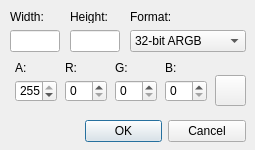
<?xml version="1.0" encoding="UTF-8"?>
<ui version="4.0">
 <class>DialogSingleColor</class>
 <widget class="QDialog" name="DialogSingleColor">
  <property name="geometry">
   <rect>
    <x>0</x>
    <y>0</y>
    <width>255</width>
    <height>150</height>
   </rect>
  </property>
  <property name="windowTitle">
   <string>Single Color Image</string>
  </property>
  <widget class="QDialogButtonBox" name="okCancelButtonBox">
   <property name="geometry">
    <rect>
     <x>85</x>
     <y>115</y>
     <width>161</width>
     <height>32</height>
    </rect>
   </property>
   <property name="orientation">
    <enum>Qt::Horizontal</enum>
   </property>
   <property name="standardButtons">
    <set>QDialogButtonBox::Cancel|QDialogButtonBox::Ok</set>
   </property>
  </widget>
  <widget class="QLineEdit" name="widthLineEdit">
   <property name="geometry">
    <rect>
     <x>10</x>
     <y>30</y>
     <width>50</width>
     <height>22</height>
    </rect>
   </property>
  </widget>
  <widget class="QLabel" name="widthLabel">
   <property name="geometry">
    <rect>
     <x>10</x>
     <y>10</y>
     <width>47</width>
     <height>13</height>
    </rect>
   </property>
   <property name="text">
    <string>Width:</string>
   </property>
  </widget>
  <widget class="QLabel" name="heightLabel">
   <property name="geometry">
    <rect>
     <x>70</x>
     <y>10</y>
     <width>47</width>
     <height>13</height>
    </rect>
   </property>
   <property name="text">
    <string>Height:</string>
   </property>
  </widget>
  <widget class="QLineEdit" name="heightLineEdit">
   <property name="geometry">
    <rect>
     <x>70</x>
     <y>30</y>
     <width>50</width>
     <height>22</height>
    </rect>
   </property>
  </widget>
  <widget class="QComboBox" name="formatComboBox">
   <property name="geometry">
    <rect>
     <x>130</x>
     <y>30</y>
     <width>116</width>
     <height>22</height>
    </rect>
   </property>
   <item>
    <property name="text">
     <string>32-bit ARGB</string>
    </property>
   </item>
   <item>
    <property name="text">
     <string>24-bit RGB</string>
    </property>
   </item>
   <item>
    <property name="text">
     <string>8-bit Grayscale</string>
    </property>
   </item>
  </widget>
  <widget class="QLabel" name="formatLabel">
   <property name="geometry">
    <rect>
     <x>130</x>
     <y>10</y>
     <width>47</width>
     <height>13</height>
    </rect>
   </property>
   <property name="text">
    <string>Format:</string>
   </property>
  </widget>
  <widget class="QLabel" name="aLabel">
   <property name="geometry">
    <rect>
     <x>15</x>
     <y>60</y>
     <width>16</width>
     <height>16</height>
    </rect>
   </property>
   <property name="text">
    <string>A:</string>
   </property>
  </widget>
  <widget class="QLabel" name="rLabel">
   <property name="geometry">
    <rect>
     <x>65</x>
     <y>60</y>
     <width>16</width>
     <height>16</height>
    </rect>
   </property>
   <property name="text">
    <string>R:</string>
   </property>
  </widget>
  <widget class="QLabel" name="gLabel">
   <property name="geometry">
    <rect>
     <x>115</x>
     <y>60</y>
     <width>16</width>
     <height>16</height>
    </rect>
   </property>
   <property name="text">
    <string>G:</string>
   </property>
  </widget>
  <widget class="QLabel" name="bLabel">
   <property name="geometry">
    <rect>
     <x>165</x>
     <y>60</y>
     <width>16</width>
     <height>16</height>
    </rect>
   </property>
   <property name="text">
    <string>B:</string>
   </property>
  </widget>
  <widget class="QPushButton" name="colorDialogButton">
   <property name="geometry">
    <rect>
     <x>215</x>
     <y>75</y>
     <width>31</width>
     <height>31</height>
    </rect>
   </property>
   <property name="styleSheet">
    <string notr="true">qproperty-icon: url(:/img/color-picker.png);</string>
   </property>
   <property name="text">
    <string/>
   </property>
   <property name="iconSize">
    <size>
     <width>32</width>
     <height>32</height>
    </size>
   </property>
  </widget>
  <widget class="QSpinBox" name="aSpinBox">
   <property name="geometry">
    <rect>
     <x>15</x>
     <y>80</y>
     <width>42</width>
     <height>22</height>
    </rect>
   </property>
   <property name="maximum">
    <number>255</number>
   </property>
   <property name="value">
    <number>255</number>
   </property>
  </widget>
  <widget class="QSpinBox" name="rSpinBox">
   <property name="geometry">
    <rect>
     <x>65</x>
     <y>80</y>
     <width>42</width>
     <height>22</height>
    </rect>
   </property>
   <property name="maximum">
    <number>255</number>
   </property>
   <property name="value">
    <number>0</number>
   </property>
  </widget>
  <widget class="QSpinBox" name="gSpinBox">
   <property name="geometry">
    <rect>
     <x>115</x>
     <y>80</y>
     <width>42</width>
     <height>22</height>
    </rect>
   </property>
   <property name="maximum">
    <number>255</number>
   </property>
   <property name="value">
    <number>0</number>
   </property>
  </widget>
  <widget class="QSpinBox" name="bSpinBox">
   <property name="geometry">
    <rect>
     <x>165</x>
     <y>80</y>
     <width>42</width>
     <height>22</height>
    </rect>
   </property>
   <property name="maximum">
    <number>255</number>
   </property>
   <property name="value">
    <number>0</number>
   </property>
  </widget>
 </widget>
 <resources/>
 <connections>
  <connection>
   <sender>okCancelButtonBox</sender>
   <signal>accepted()</signal>
   <receiver>DialogSingleColor</receiver>
   <slot>accept()</slot>
   <hints>
    <hint type="sourcelabel">
     <x>248</x>
     <y>254</y>
    </hint>
    <hint type="destinationlabel">
     <x>157</x>
     <y>274</y>
    </hint>
   </hints>
  </connection>
  <connection>
   <sender>okCancelButtonBox</sender>
   <signal>rejected()</signal>
   <receiver>DialogSingleColor</receiver>
   <slot>reject()</slot>
   <hints>
    <hint type="sourcelabel">
     <x>316</x>
     <y>260</y>
    </hint>
    <hint type="destinationlabel">
     <x>286</x>
     <y>274</y>
    </hint>
   </hints>
  </connection>
 </connections>
</ui>
